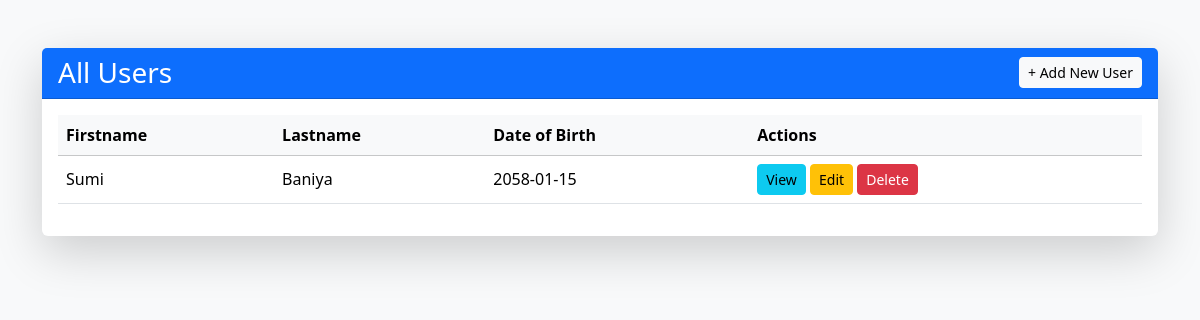
Before: /users with the older database file.
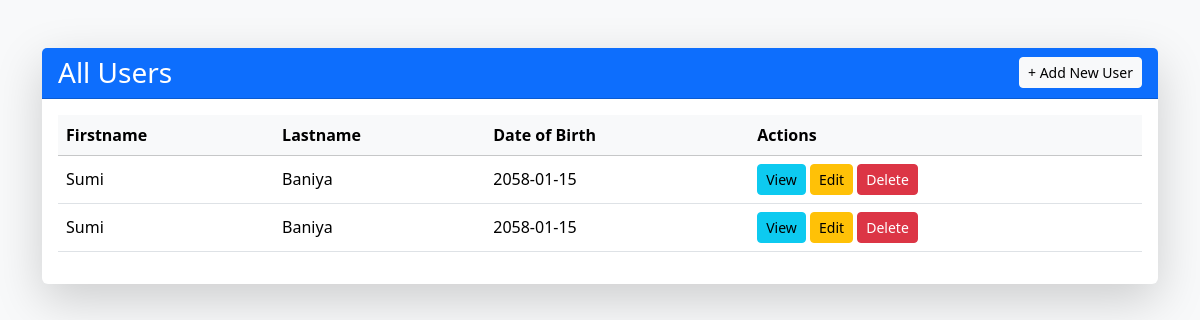
After: the same page with the newer database file.
### users/models.py (models this page shows)
class User(models.Model):
  firstname = models.CharField(max_length=255)
  lastname = models.CharField(max_length=255)
  dob=models.CharField(max_length=20)
  gender=models.CharField(max_length=20)
  password=models.CharField(max_length=200)
  email=models.CharField(max_length=200)
  username= models.CharField(max_length=255,default='')

### users/views.py (the view)
# urls.py: path('users', views.user_list, name='user_list'),
def user_list(request):
    users = User.objects.all()
    return render(request, 'user_list.html', {'users': users})

### users/templates/user_list.html (shortened to what this page needs)
<!DOCTYPE html>
<html>
<head>
    <link href="https://cdn.jsdelivr.net/npm/bootstrap@5.3.3/dist/css/bootstrap.min.css" rel="stylesheet">
</head>
<body class="bg-light">
<div class="container mt-5">
    <div class="card shadow-lg border-0">
        <div class="card-header bg-primary text-white d-flex justify-content-between align-items-center">
            <h3 class="mb-0">All Users</h3>
            <a href="{% url 'register' %}" class="btn btn-light btn-sm">+ Add New User</a>
        </div>
        <div class="card-body">
            {% if users %}
            <div class="table-responsive">
                <table class="table table-hover align-middle">
                    <thead class="table-light">
                        <tr>
                            <th>Firstname</th>
                            <th>Lastname</th>
                            <th>Date of Birth</th>
                            <th>Actions</th>
                        </tr>
                    </thead>
                    <tbody>
                        {% for user in users %}
                        <tr>
                            <td>{{ user.firstname }}</td>
                            <td>{{ user.lastname }}</td>
                            <td>{{ user.dob }}</td>
                            <td>
                                <a href="{% url 'user_detail' user.pk %}" class="btn btn-info btn-sm">View</a>
                                <a href="{% url 'user_update' user.pk %}" class="btn btn-warning btn-sm">Edit</a>
                                <a href="{% url 'user_delete' user.pk %}" class="btn btn-danger btn-sm"
                                   onclick="return confirm('Are you sure you want to delete this user?')">Delete</a>
                            </td>
                        </tr>
                        {% endfor %}
                    </tbody>
                </table>
            </div>
            {% else %}
                <p class="text-center text-muted">No users found.</p>
            {% endif %}
        </div>
    </div>
</div>
</body>
</html>

Changed rows visible on the page:
added User: firstname "Sumi", lastname "Baniya", dob "2058-01-15"
